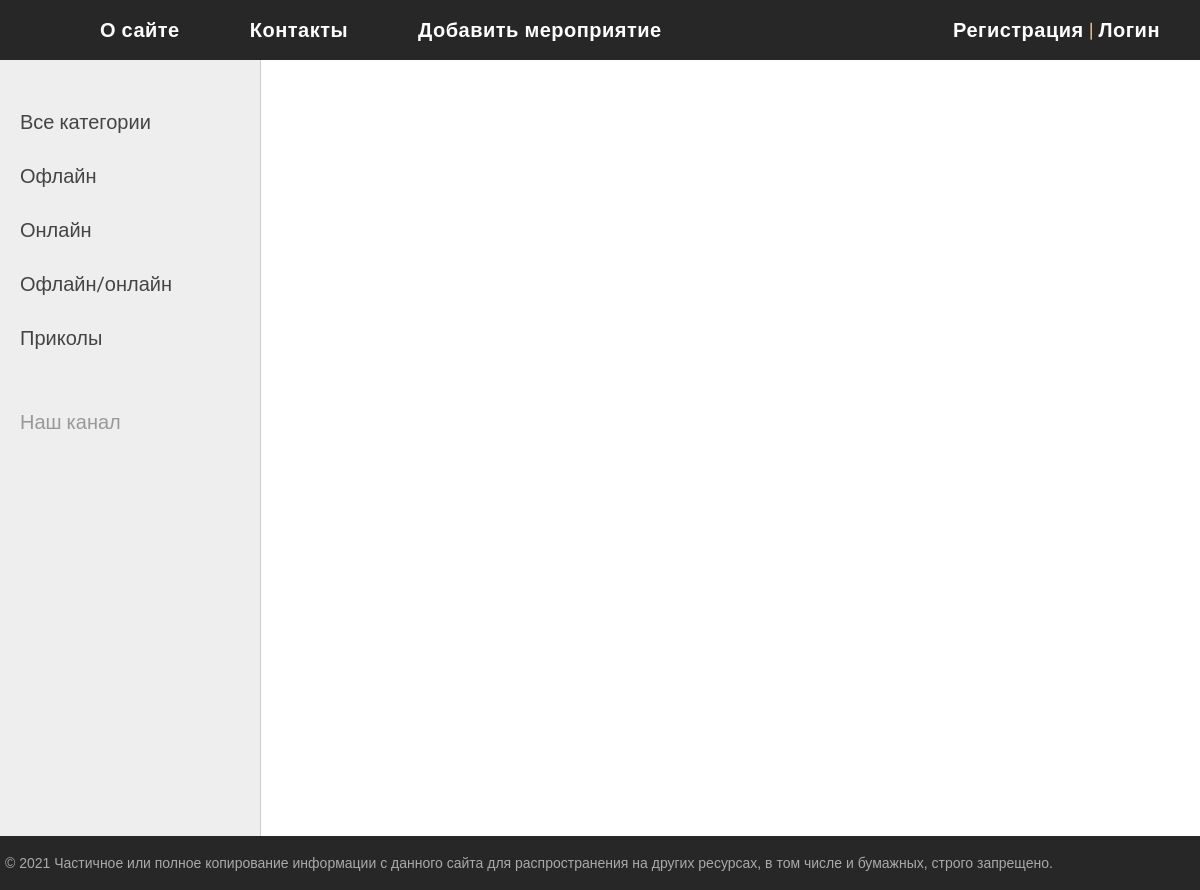
Page /about/ on the earlier database version.
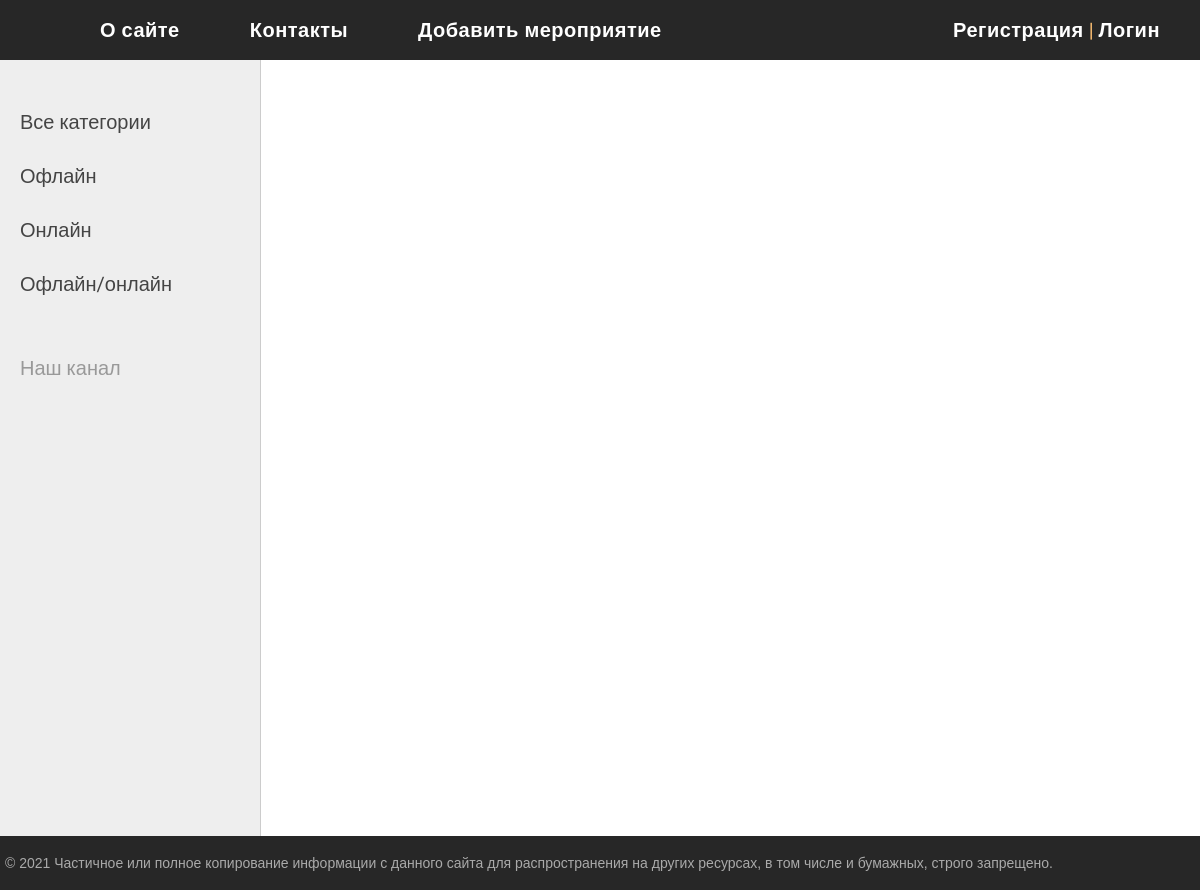
Same page on the later database version.
### meetups/models.py (models this page shows, shortened)
class Menu(models.Model):
    title = models.CharField(max_length=255, verbose_name='Меню')
    url_name = models.CharField(max_length=255, verbose_name='Ссылка')
    class Meta:
        verbose_name = 'Меню'
        verbose_name_plural = 'Меню'
        ordering = ['id']

class Category(models.Model):
    name = models.CharField(
        max_length=100,
        db_index=True,
        verbose_name='Категория')
    slug = models.SlugField(
        max_length=255,
        unique=True,
        db_index=True,
        verbose_name="URL")
    def get_absolute_url(self):
        return reverse('category', kwargs={'cat_slug': self.slug})
    class Meta:
        verbose_name = 'Категория'
        verbose_name_plural = 'Категории'
        ordering = ['id']

### meetups/views.py (the view)
# urls.py: path('about/', about, name='about'),
def about(request):
    context = {
        'title': 'О Сайте',
    }
    return render(request, 'mysite/about.html', context=context)

### meetups/templatetags/company_tags.py (called while the page is built)
@register.inclusion_tag('mysite/list_categories.html')
def show_categories(sort=None, cat_selected=0):
    if not sort:
        cats = Category.objects.all()
    else:
        cats = Category.objects.order_by(sort)
    return {"cats": cats, "cat_selected": cat_selected}

@register.inclusion_tag('mysite/list_menu.html')
def show_menu():
        title = Menu.objects.all()
        return {"title":title}

### meetups/templates/mysite/about.html (shortened to what this page needs)
{% extends 'mysite/base.html' %}

### meetups/templates/mysite/list_menu.html
{% for m in title %}
	<li><a href="{% url m.url_name %}">{{m.title}}</a></li>
{% endfor %}
{% if request.user.is_authenticated %}
	<li class="last">{{user.username}} | <a href="{% url 'logout' %}">Выйти</a></li>
{% else %}
	<li class="last"><a href="{% url 'register' %}">Регистрация</a> | <a href="{% url 'login' %}">Логин</a></li>
{% endif %}

### meetups/templates/mysite/list_categories.html
{% for c in cats %}
	{% if c.pk == cat_selected %}
		<li class="selected">{{c.name}}</li>
	{% else %}
		<li><a href="{{ c.get_absolute_url }}">{{c.name}}</a></li>
	{% endif %}
{% endfor %}

Differences in the rows shown:
removed Category: name "Приколы"
